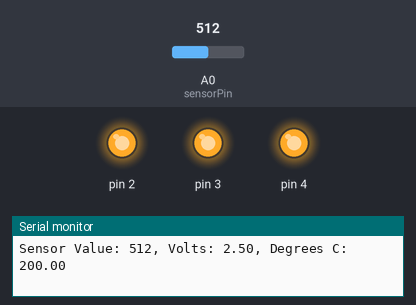
Bench run of a sketch on a simulated Arduino Uno, built with avr-gcc and run on an emulated ATmega328P. Shown: output pins drawn as LEDs (lit = HIGH), the last lines printed to the serial monitor. The inputs (shaded band) are chosen by the test bench; at power-on: A0 (sensorPin) = 512.

Above: at 1.3 s.
1.4 s: A0 (sensorPin) set to 174
2.9 s: A0 (sensorPin) set to 163
At 3.7 s:
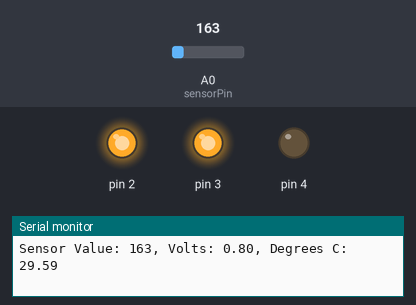
4.5 s: A0 (sensorPin) set to 122
At 5.0 s:
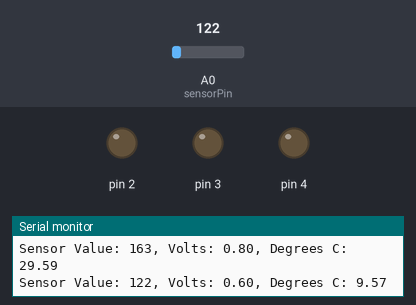
6.0 s: A0 (sensorPin) set to 306
At 7.2 s:
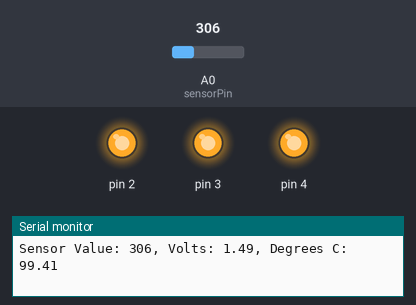
7.5 s: A0 (sensorPin) set to 0
At 8.7 s:
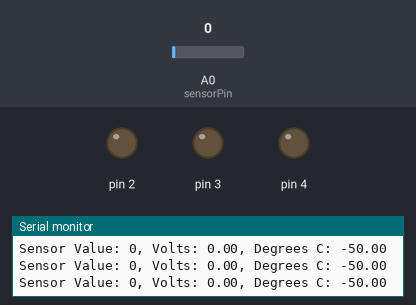
Timing chart, 0 to 10.0 s (numbered marks = the images above; inputs shaded):
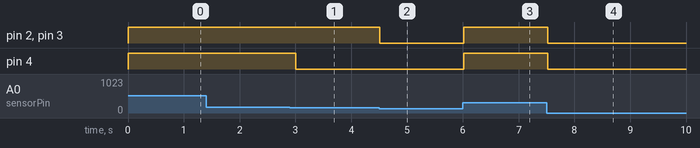

The sketch:

love-o-meter.ino
```cpp
const int sensorPin = A0;
const float baselineTemp = 24.0;

void setup() {
  // put your setup code here, to run once:
  Serial.begin(9600); // open a serial port
  pinMode(2, OUTPUT);
  pinMode(3, OUTPUT);
  pinMode(4, OUTPUT);
  digitalWrite(2, LOW);
  digitalWrite(3, LOW);
  digitalWrite(4, LOW);
}

void loop() {
  // put your main code here, to run repeatedly:
  int sensorVal = analogRead(sensorPin);
  Serial.print("Sensor Value: ");
  Serial.print(sensorVal);
  // convert  the ADC reading to voltage
  float voltage = (sensorVal/1024.0)*5.0;
  Serial.print(", Volts: ");
  Serial.print(voltage);
  Serial.print(", Degrees C: ");
  float temperature = (voltage - 0.5) * 100;
  Serial.println(temperature);
  if (temperature < baselineTemp + 2){
    digitalWrite(2, LOW);
    digitalWrite(3, LOW);
    digitalWrite(4, LOW);
  } else if (temperature >=baselineTemp+2 && temperature < baselineTemp+4) {
    digitalWrite(2, HIGH);
    digitalWrite(3, LOW);
    digitalWrite(4, LOW);
  } else if (temperature >= baselineTemp+4 && temperature < baselineTemp+6) {
    digitalWrite(2, HIGH);
    digitalWrite(3, HIGH);
    digitalWrite(4, LOW);
  } else if (temperature > baselineTemp + 6){
    digitalWrite(2, HIGH);
    digitalWrite(3, HIGH);
    digitalWrite(4, HIGH);
  }
  delay(500);
}
```

Measured:
- the behaviour switches between 164 and 163 on A0 (sensorPin) (found by bisection; images 0 and 1)
- after the input at 2.9 s, pin 4: HIGH → LOW after 0.11 s
- after the input at 4.5 s, pin 2, pin 3: HIGH → LOW at once
- after the input at 6.0 s, pin 2–4: LOW → HIGH at once
- after the input at 7.5 s, pin 2–4: HIGH → LOW at once
